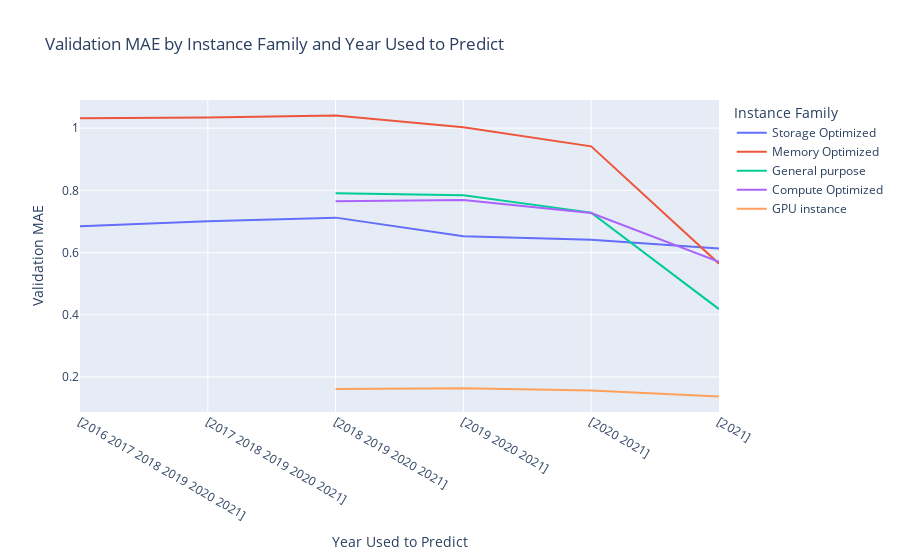

The notebook cell saved with this chart:
### Code cell
# Define the year ranges and their corresponding numeric values
year_ranges = {
    "[2021]": 2021,
    "[2020 2021]": 2020,
    "[2019 2020 2021]": 2019,
    "[2018 2019 2020 2021]": 2018,
    "[2017 2018 2019 2020 2021]": 2017,
    "[2016 2017 2018 2019 2020 2021]": 2016
}

# Filter relevant columns
df = combined_data[['instance_family', 'Years used to predict', 'validation_MAE']]

# Group data and calculate mean validation MAE
df_grouped = df.groupby(['instance_family', 'Years used to predict'], as_index=False).mean()

# Map the year ranges to their numeric values
df_grouped['Year Numeric'] = df_grouped['Years used to predict'].map(year_ranges)

# Sort the DataFrame by the Year Numeric column
df_grouped = df_grouped.sort_values(by='Year Numeric')

# Create a line plot for each instance family
fig = go.Figure()

for instance_family in df_grouped['instance_family'].unique():
    df_instance = df_grouped[df_grouped['instance_family'] == instance_family]
    fig.add_trace(go.Scatter(
        x=df_instance['Years used to predict'],
        y=df_instance['validation_MAE'],
        mode='lines',
        name=instance_family
    ))

# Customize the layout
fig.update_layout(
    title='Validation MAE by Instance Family and Year Used to Predict',
    xaxis_title='Year Used to Predict',
    yaxis_title='Validation MAE',
    legend_title='Instance Family',
    hovermode='x'
)

fig.show()

### Figure 1 — Plotly figure (JSON) as saved in the notebook; plotly's stock layout.template omitted (floating-point values rounded to 4 significant figures)
{"data": [{"mode": "lines", "name": "Storage Optimized", "type": "scatter", "x": ["[2016 2017 2018 2019 2020 2021]", "[2017 2018 2019 2020 2021]", "[2018 2019 2020 2021]", "[2019 2020 2021]", "[2020 2021]", "[2021]"], "y": [0.6843, 0.7007, 0.7122, 0.6522, 0.6411, 0.613]}, {"mode": "lines", "name": "Memory Optimized", "type": "scatter", "x": ["[2016 2017 2018 2019 2020 2021]", "[2017 2018 2019 2020 2021]", "[2018 2019 2020 2021]", "[2019 2020 2021]", "[2020 2021]", "[2021]"], "y": [1.031, 1.034, 1.04, 1.003, 0.9414, 0.5643]}, {"mode": "lines", "name": "General purpose", "type": "scatter", "x": ["[2018 2019 2020 2021]", "[2019 2020 2021]", "[2020 2021]", "[2021]"], "y": [0.7904, 0.7845, 0.7284, 0.4181]}, {"mode": "lines", "name": "Compute Optimized", "type": "scatter", "x": ["[2018 2019 2020 2021]", "[2019 2020 2021]", "[2020 2021]", "[2021]"], "y": [0.7647, 0.7686, 0.7271, 0.5704]}, {"mode": "lines", "name": "GPU instance", "type": "scatter", "x": ["[2018 2019 2020 2021]", "[2019 2020 2021]", "[2020 2021]", "[2021]"], "y": [0.161, 0.1635, 0.1565, 0.1374]}], "layout": {"hovermode": "x", "legend": {"title": {"text": "Instance Family"}}, "title": {"text": "Validation MAE by Instance Family and Year Used to Predict"}, "xaxis": {"title": {"text": "Year Used to Predict"}}, "yaxis": {"title": {"text": "Validation MAE"}}}}
